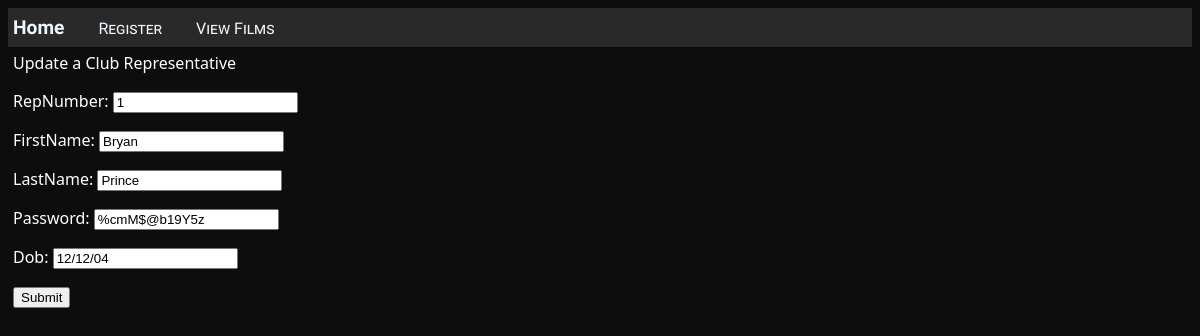
The page /update/34 on the database its author committed.
### desd_assignment/models.py (models this page shows)
class ClubRep(models.Model):
    repNumber = models.PositiveIntegerField()
    firstName = models.CharField(max_length=100)#add a default value cause of id generation
    lastName = models.CharField(max_length=500)
    password = models.CharField(max_length=100)
    dob = models.CharField(max_length=10)

### desd_assignment/views.py (the view)
# urls.py: path('update/<int:id>', views.ClubRepresentative.update, name='update'),
    def update(request, id):
        mymember = ClubRep.objects.get(id=id)
        form = UpdateForm(instance=mymember)
        if request.method == 'POST':
            form = UpdateForm(request.POST,instance=mymember)
            repNumber = request.POST['repNumber']
            firstName = request.POST['firstName']
            lastName = request.POST['lastName']
            password = request.POST['password']
            dob = request.POST['dob']
            image = request.POST
            member = ClubRep.objects.get(id=id)
            member.repNumber = repNumber
            member.firstName = firstName
            member.lastName = lastName
            member.password = password
            member.dob = dob
            member.save()
            if form.is_valid():
                message = form.save(commit=False)
                message.save()
                return redirect("home")
        else:
            return render(request, "desd_assignment/update.html", {"form": form})

### desd_assignment/forms.py
class UpdateForm(forms.ModelForm):
    class Meta:
            model = ClubRep # table data in and out
            fields = ("repNumber","firstName","lastName","password","dob",)

### desd_assignment/templates/desd_assignment/update.html (shortened to what this page needs)
{% extends "desd_assignment/layout.html" %}
{% block content %}
Update a Club Representative
<form action=""  method="POST">
        {{ form.as_p }}
        <input type="submit" name ="Submit">
{% endblock %}

### desd_assignment/static/desd_assignment/mainsite.css (style rules this page uses)
html { background-color: #0d0d0d; color:white }

### rows shown on the page
ClubRep: repNumber "1", firstName "Bryan", lastName "Prince", password "%cmM$@b19Y5z", dob "12/12/04"
